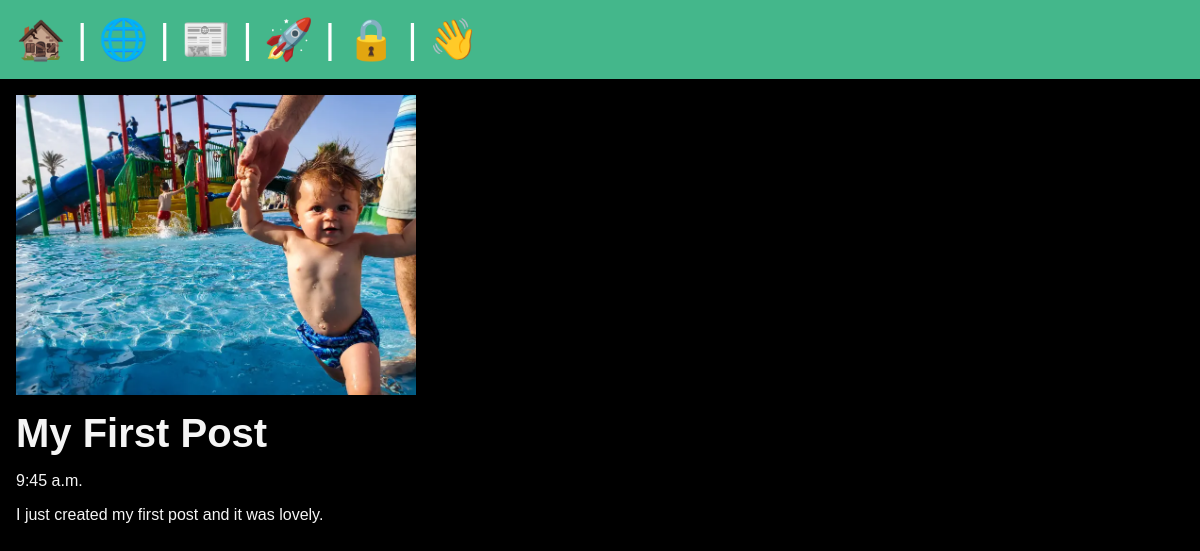
The page /posts/My-First-Post on the database its author committed.
### posts/models.py (models this page shows, shortened)
class Post(models.Model):
  title = models.CharField(max_length=75)
  body = models.TextField()
  slug = models.SlugField()
  date = models.TimeField(auto_now_add=True)
  banner = models.ImageField(default='fallback.jpg', blank=True)

### posts/views.py (the view)
# urls.py: path('<slug:slug>', views.post_page, name='page'),
def post_page(request, slug):
   post = Post.objects.all().get(slug=slug)
   return render(request, 'posts/post_page.html', {'post': post})

### posts/templates/posts/post_page.html (shortened to what this page needs)
{% extends 'layout.html' %}
{% block content %}
<section>
  <div class="img-container">
    <img class="img" src="{{post.banner.url}}" alt="{{post.title}}" />
  </div>
  <h1>{{ post.title }}</h1>
  <p>{{post.date}}</p>
  <p>{{post.body}}</p>
</section>
{% endblock %}

### static/css/style.css (style rules this page uses)
* { margin: 0; padding: 0; box-sizing: border-box; }
body { font-family: Arial; min-height: 100vh; font-size: 3rem; color: whitesmoke; background-color: black; }
section { display: flex; flex-flow: column; gap: 1rem; }
h1, h2 { font-size: 2.5rem; }
p { font-size: 1rem; }
.img-container { width: 400px; height: 300px; }
.img { width: 100%; height: 100%; object-fit: cover; }

### rows shown on the page
Post: banner (picture), title "My First Post", date "9:45 a.m.", body "I just created my first post and it was lovely."
